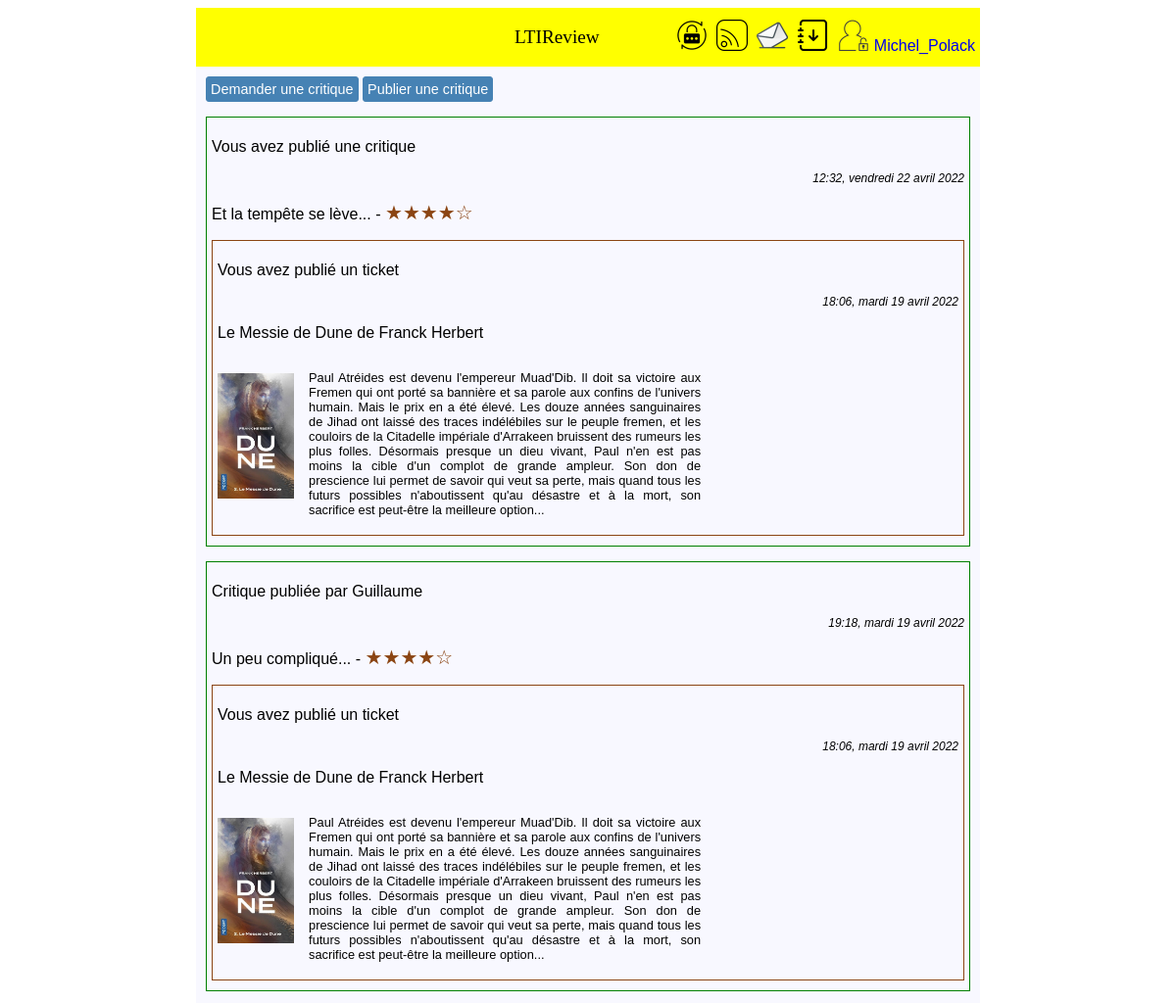
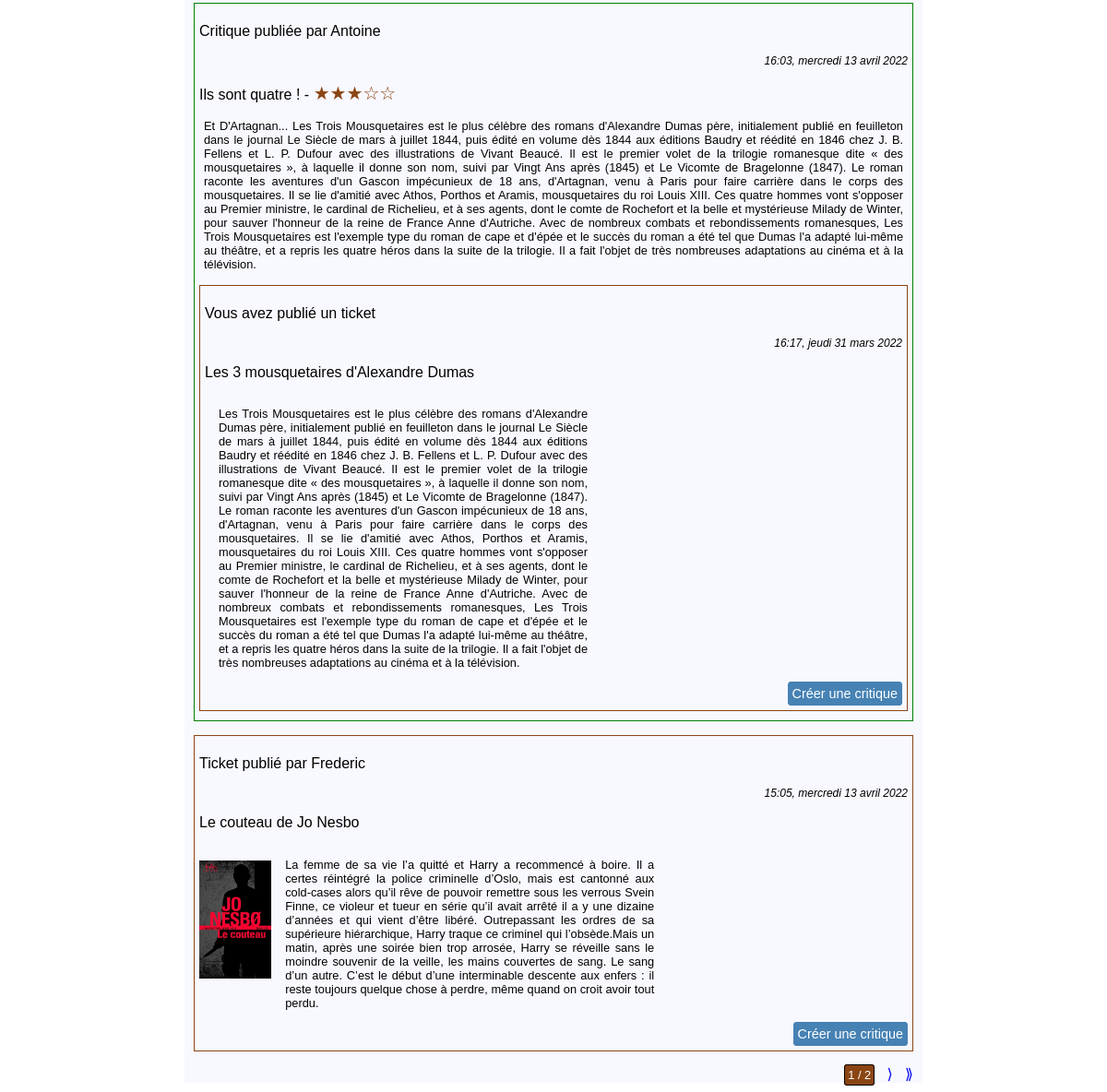
The app's page /home/ (signed in) with its own data (2 pictures, top to bottom).
### authentication/models.py (models this page shows)
class User(AbstractUser):
    profile_photo = models.ImageField(verbose_name='Photo de profil')
    follows = models.ManyToManyField('self', through='UserFollows', symmetrical=False)

### critics/models.py (models this page shows, shortened)
class Review(models.Model):
    class Notation(models.IntegerChoices):
        ZERO = 0, _('0')
        UN = 1, _('1')
        DEUX = 2, _('2')
        TROIS = 3, _('3')
        QUATRE = 4, _('4')
        CINQ = 5, _('5')
        __empty__ = _('')
    ticket = models.ForeignKey(to=Ticket, on_delete=models.CASCADE)
    rating = models.PositiveSmallIntegerField(choices=Notation.choices, verbose_name='Note')
    headline = models.CharField(max_length=128, verbose_name='Titre')
    body = models.TextField(max_length=8192, blank=True, verbose_name='Commentaire')
    user = models.ForeignKey(to=settings.AUTH_USER_MODEL, on_delete=models.CASCADE)
    time_created = models.DateTimeField(auto_now_add=True)

class Ticket(models.Model):
    title = models.CharField(max_length=128, verbose_name="Titre")
    description = models.TextField(max_length=2048, blank=True, verbose_name="Description")
    user = models.ForeignKey(to=settings.AUTH_USER_MODEL, on_delete=models.CASCADE)
    image = models.ImageField(null=True, blank=True, verbose_name="Photo du livre ou de l'article")
    time_created = models.DateTimeField(auto_now_add=True)

### critics/views.py (the view)
# urls.py: path('home/', critics.views.FluxView.as_view(), name='home'),
class FluxView(LoginRequiredMixin, View):
    template_name = 'critics/flux.html'
    def get(self, request):
        followings = request.user.follows.all()
        reviews = Review.objects.filter(Q(user=request.user) | Q(user__in=followings) | Q(ticket__user=request.user))
        tickets = Ticket.objects.filter(Q(user=request.user) | Q(user__in=followings)).exclude(Q(review__in=reviews))
        posts = sorted(chain(tickets, reviews), key=lambda post: post.time_created, reverse=True)
        paginator = Paginator(posts, 4)
        page_number = request.GET.get('page')
        page_obj = paginator.get_page(page_number)
        return render(request, self.template_name, context={'page_obj': page_obj})

### critics/templatetags/critics_extras.py (called while the page is built)
@register.filter
def is_review_user(value, arg):
    for review in value.review_set.all():
        if review.user == arg:
            return True
    return False

@register.filter
def model_type(value):
    return type(value).__name__

### critics/templates/critics/flux.html (shortened to what this page needs)
{% extends 'base.html' %}
{% load critics_extras %}
{% block content %}
<div class="page">
    <button>
        <a class="bouton-href" href="{% url 'ticket_create' %}">Demander une critique</a>
    </button>
    <button>
        <a class="bouton-href" href="{% url 'ticket_review_create' %}">Publier une critique</a>
    </button>
    {% for post in page_obj %}
        {% if post|model_type == 'Ticket' %}
            <div class="ticket-post">
                {% include 'critics/partials/ticket_snippet.html' with ticket=post %}
                <div class="bouton-post">
                    <button>
                        <a class="bouton-href" href="{% url 'review_create' post.id %}">Créer une critique</a>
                    </button>
                </div>
            </div>
        {% elif post|model_type == 'Review' %}
            <div class="review-post">
                {% include 'critics/partials/review_snippet.html' with review=post %}
                <div class="ticket-post">
                    {% include 'critics/partials/ticket_snippet.html' with ticket=post.ticket %}
                    {% if not post.ticket|is_review_user:request.user %}
                        <div class="bouton-post">
                            <button>
                                <a class="bouton-href" href="{% url 'review_create' post.ticket.id %}">
                                Créer une critique</a>
                            </button>
                        </div>
                    {% endif %}
                </div>
            </div>
        {% endif %}
    {% endfor %}
    <div class="pagination">
        <span class="text-page">{{ page_obj.number }} / {{ page_obj.paginator.num_pages }}</span>
        {% if page_obj.has_next %}
            <a class="image" href="?page={{ page_obj.next_page_number }}">&nbsp &#x27e9</a>
            <a class="image" href="?page={{ page_obj.paginator.num_pages }}">&nbsp &#x27eb</a>
        {% endif %}
    </div>
</div>
{% endblock content %}

### templates/base.html (shortened to what this page needs)
{% load static %}
<html lang="fr">
<head>
    <link rel="stylesheet" href="{% static 'styles.css' %}">
</head>
<body>
    <header>
        <p id="message">
        </p>
        <p id="titre">LTIReview</p>
        <nav>
            {% if user.is_authenticated %}
                <a class="image" href="{% url 'password_change' %}">
                    <img src="{% static 'img/psw_change.png' %}" alt="changement mot de passe"
                         width="32px" height="32px" title="Changement mot de passe">
                </a>
                <a class="image" href="{% url 'home' %}">
                    <img src="{% static 'img/flux.png' %}" alt="flux"
                         width="32px" height="32px" title="Flux">
                </a>
                <a class="image" href="{% url 'post' %}">
                    <img src="{% static 'img/post.png' %}" alt="posts"
                         width="32px" height="32px" title="Posts">
                </a>
                <a class="image" href="{% url 'user_follow' %}">
                    <img src="{% static 'img/abonnement.png' %}" alt="abonnements"
                         width="32px" height="32px" title="Abonnements">
                </a>
                <a class="image" href="{% url 'logout' %}">
                    <img src="{% static 'img/user_unlocked.png' %}" alt="déconnexion"
                         width="32px" height="32px" title="Déconnexion">
                    {{user}}
                </a>
            {% endif %}
        </nav>
    </header>
    {% block content %}{% endblock content %}
</body>
</html>

### critics/templates/critics/partials/review_snippet.html
<div class="review-partial">
    {% if review.user == request.user %}
        <p>Vous avez publié une critique</p>
    {% else %}
        <p>Critique publiée par {{ review.user.username }}</p>
    {% endif %}
    <p class="stamp">{{review.time_created|date:"H:i, l j F Y"}}</p>
    <p>
        {{ review.headline }} -
        {% if review.rating == 0 %}
            <span class="star">&#x2606&#x2606&#x2606&#x2606&#x2606</span>
        {% elif review.rating == 1 %}
            <span class="star">&#x2605&#x2606&#x2606&#x2606&#x2606</span>
        {% elif review.rating == 2 %}
            <span class="star">&#x2605&#x2605&#x2606&#x2606&#x2606</span>
        {% elif review.rating == 3 %}
            <span class="star">&#x2605&#x2605&#x2605&#x2606&#x2606</span>
        {% elif review.rating == 4 %}
            <span class="star">&#x2605&#x2605&#x2605&#x2605&#x2606</span>
        {% elif review.rating == 5 %}
            <span class="star">&#x2605&#x2605&#x2605&#x2605&#x2605</span>
        {% endif %}
    </p>
    <p class="review-body">{{ review.body }}</p>
</div>

### critics/templates/critics/partials/ticket_snippet.html
<div class="ticket-partial">
    {% if ticket.user == request.user %}
        <p>Vous avez publié un ticket</p>
    {% else %}
        <p>Ticket publié par {{ ticket.user.username }}</p>
    {% endif %}
    <p class="stamp">{{ticket.time_created|date:"H:i, l j F Y"}}</p>
    <p>{{ ticket.title }}</p>
    <div class="ticket-content">
        {% if ticket.image %}
            <p><img src="{{ ticket.image.url}}" alt="Livre/Article" height="128px"></p>
        {% endif %}
        <p class="ticket-description">{{ ticket.description }}</p>
    </div>
</div>

### static/styles.css (style rules this page uses)
html { background: white; }
body { max-width: 800px; margin-left: auto; margin-right: auto; background: ghostWhite; font-family: sans-serif; }
header { display: flex; justify-content: space-between; align-items: center; background: yellow; }
#message { width: 35%; text-align: left; margin-left: 5px; padding: 5px; color: saddleBrown; font-family: fantasy; }
#titre { width: 20%; text-align: center; font-family: fantasy; font-size: 120%; }
nav { width: 45%; text-align: right; }
nav a { margin-right: 5px; }
.image { text-decoration: none; }
.bouton-href { text-decoration: none; color: white; cursor: default; }
button { background: steelBlue; border: 1px steelBlue solid; border-radius: 3px; padding: 4px; color: white; font-size: 90%; }
.page { margin: 10px; }
.ticket-post { border: 1px saddleBrown solid; padding: 5px; margin-bottom: 5px; margin-top: 15px; }
.ticket-content { display: flex; }
.ticket-description { width: 400px; margin-left: 15px; font-size: 0.8em; text-align: justify; }
.review-post { border: 1px green solid; padding: 5px; margin-bottom: 5px; margin-top: 15px; }
.review-body { max-width: 100%; margin: 0px 5px 0px 5px; font-size: 0.8em; text-align: justify; }
.stamp { text-align: right; font-size: 0.75em; font-style: italic; }
.bouton-post { text-align: right; }
.star { color: saddleBrown; font-size: 1.25em; }
.pagination { margin-top: 15px; color: black; font-size: 1em; text-align: right; }
.text-page { border: 1px black solid; border-radius: 3px; background: saddleBrown; color: white; padding: 3px; font-size: 0.8em; }

### records on screen
User: username "Michel_Polack"
Review: shows "Vous avez publié une critique", time_created "12:32, vendredi 22 avril 2022", headline "Et la tempête se lève...", shows "Vous avez publié un ticket", image (picture)
Ticket: time_created "18:06, mardi 19 avril 2022", title "Le Messie de Dune de Franck Herbert", description "Paul Atréides est devenu l'empereur Muad'Dib. Il doit sa victoire aux Fremen qui ont porté sa bannière et sa parole aux confins de l'univers humain. Mais le prix en a été élevé. Les douze années sanguinaires de Jihad ont laissé des traces indélébiles sur le peuple fremen, et les couloirs de la Citadelle impériale d'Arrakeen bruissent des rumeurs les plus folles. Désormais presque un dieu vivant, Paul n'en est pas moins la cible d'un complot de grande ampleur. Son don de prescience lui permet de savoir qui veut sa perte, mais quand tous les futurs possibles n'aboutissent qu'au désastre et à la mort, son sacrifice est peut-être la meilleure option..."
Review: user.username "Guillaume", time_created "19:18, mardi 19 avril 2022", headline "Un peu compliqué...", shows "Vous avez publié un ticket", image (picture)
Review: user.username "Antoine", time_created "16:03, mercredi 13 avril 2022", headline "Ils sont quatre !", body "Et D'Artagnan... Les Trois Mousquetaires est le plus célèbre des romans d'Alexandre Dumas père, initialement publié en feuilleton dans le journal Le Siècle de mars à juillet 1844, puis édité en volume dès 1844 aux éditions Baudry et réédité en 1846 chez J. B. Fellens et L. P. Dufour avec des illustrations de Vivant Beaucé. Il est le premier volet de la trilogie romanesque dite « des mousquetaires », à laquelle il donne son nom, suivi par Vingt Ans après (1845) et Le Vicomte de Bragelonne (1847). Le roman raconte les aventures d'un Gascon impécunieux de 18 ans, d'Artagnan, venu à Paris pour faire carrière dans le corps des mousquetaires. Il se lie d'amitié avec Athos, Porthos et Aramis,…", shows "Vous avez publié un ticket", shows "Créer une critique"
Ticket: time_created "16:17, jeudi 31 mars 2022", title "Les 3 mousquetaires d'Alexandre Dumas", description "Les Trois Mousquetaires est le plus célèbre des romans d'Alexandre Dumas père, initialement publié en feuilleton dans le journal Le Siècle de mars à juillet 1844, puis édité en volume dès 1844 aux éditions Baudry et réédité en 1846 chez J. B. Fellens et L. P. Dufour avec des illustrations de Vivant Beaucé. Il est le premier volet de la trilogie romanesque dite « des mousquetaires », à laquelle il donne son nom, suivi par Vingt Ans après (1845) et Le Vicomte de Bragelonne (1847). Le roman raconte les aventures d'un Gascon impécunieux de 18 ans, d'Artagnan, venu à Paris pour faire carrière dans le corps des mousquetaires. Il se lie d'amitié avec Athos, Porthos et Aramis, mousquetaires du roi…"
Ticket: user.username "Frederic", time_created "15:05, mercredi 13 avril 2022", title "Le couteau de Jo Nesbo", image (picture), description "La femme de sa vie l’a quitté et Harry a recommencé à boire. Il a certes réintégré la police criminelle d’Oslo, mais est cantonné aux cold-cases alors qu’il rêve de pouvoir remettre sous les verrous Svein Finne, ce violeur et tueur en série qu’il avait arrêté il a y une dizaine d’années et qui vient d’être libéré. Outrepassant les ordres de sa supérieure hiérarchique, Harry traque ce criminel qui l’obsède.Mais un matin, après une soirée bien trop arrosée, Harry se réveille sans le moindre souvenir de la veille, les mains couvertes de sang. Le sang d’un autre. C’est le début d’une interminable descente aux enfers : il reste toujours quelque chose à perdre, même quand on croit avoir tout…"

### other values on screen
{{ page_obj.number }} "1"
{{ page_obj.paginator.num_pages }} "2"
